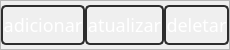
                  <widget class="QFrame" name="frame_75_ps3">
                   <property name="maximumSize">
                    <size>
                     <width>16777215</width>
                     <height>50</height>
                    </size>
                   </property>
                   <property name="frameShape">
                    <enum>QFrame::StyledPanel</enum>
                   </property>
                   <property name="frameShadow">
                    <enum>QFrame::Raised</enum>
                   </property>
                   <layout class="QHBoxLayout" name="horizontalLayout_18">
                    <property name="spacing">
                     <number>0</number>
                    </property>
                    <property name="leftMargin">
                     <number>0</number>
                    </property>
                    <property name="topMargin">
                     <number>0</number>
                    </property>
                    <property name="rightMargin">
                     <number>0</number>
                    </property>
                    <property name="bottomMargin">
                     <number>0</number>
                    </property>
                    <item>
                     <widget class="QPushButton" name="botao_db_adiciona_ps3">
                      <property name="minimumSize">
                       <size>
                        <width>0</width>
                        <height>40</height>
                       </size>
                      </property>
                      <property name="font">
                       <font>
                        <family>SegoeUIl</family>
                        <pointsize>-1</pointsize>
                        <weight>50</weight>
                        <italic>false</italic>
                        <bold>false</bold>
                       </font>
                      </property>
                      <property name="styleSheet">
                       <string notr="true">QPushButton {
	background-color:transparent;
	background-repeat: no-repeat;
	background-position: center;
	border: 2px solid rgb(45,45,45);
border-radius: 5px;
	color: rgb(255, 255, 255);
	font: 18px SegoeUIl, bold;
}
QPushButton:hover {
	background-color: rgb(173,0,0);
}
QPushButton:pressed {
	background-color: rgb(130,0,0);
}</string>
                      </property>
                      <property name="text">
                       <string>adicionar</string>
                      </property>
                     </widget>
                    </item>
                    <item>
                     <widget class="QPushButton" name="botao_db_atualiza_ps3">
                      <property name="minimumSize">
                       <size>
                        <width>0</width>
                        <height>40</height>
                       </size>
                      </property>
                      <property name="font">
                       <font>
                        <family>SegoeUIl</family>
                        <pointsize>-1</pointsize>
                        <weight>50</weight>
                        <italic>false</italic>
                        <bold>false</bold>
                       </font>
                      </property>
                      <property name="styleSheet">
                       <string notr="true">QPushButton {
	background-color:transparent;
	background-repeat: no-repeat;
	background-position: center;
	border: 2px solid rgb(45,45,45);
border-radius: 5px;
	color: rgb(255, 255, 255);
	font: 18px SegoeUIl, bold;
}
QPushButton:hover {
	background-color: rgb(173,0,0);
}
QPushButton:pressed {
	background-color: rgb(130,0,0);
}</string>
                      </property>
                      <property name="text">
                       <string>atualizar</string>
                      </property>
                     </widget>
                    </item>
                    <item>
                     <widget class="QPushButton" name="botao_db_deleta_ps3">
                      <property name="minimumSize">
                       <size>
                        <width>0</width>
                        <height>40</height>
                       </size>
                      </property>
                      <property name="font">
                       <font>
                        <family>SegoeUIl</family>
                        <pointsize>-1</pointsize>
                        <weight>50</weight>
                        <italic>false</italic>
                        <bold>false</bold>
                       </font>
                      </property>
                      <property name="styleSheet">
                       <string notr="true">QPushButton {
	background-color:transparent;
	background-repeat: no-repeat;
	background-position: center;
	border: 2px solid rgb(45,45,45);
border-radius: 5px;
	color: rgb(255, 255, 255);
	font: 18px SegoeUIl, bold;
}
QPushButton:hover {
	background-color: rgb(173,0,0);
}
QPushButton:pressed {
	background-color: rgb(130,0,0);
}</string>
                      </property>
                      <property name="text">
                       <string>deletar</string>
                      </property>
                     </widget>
                    </item>
                   </layout>
                  </widget>
